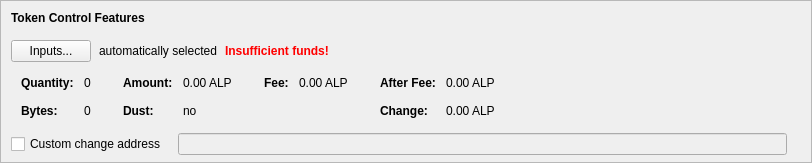
      <widget class="QFrame" name="frameTokenControl">
       <property name="sizePolicy">
        <sizepolicy hsizetype="Expanding" vsizetype="Fixed">
         <horstretch>0</horstretch>
         <verstretch>0</verstretch>
        </sizepolicy>
       </property>
       <property name="maximumSize">
        <size>
         <width>16777215</width>
         <height>16777215</height>
        </size>
       </property>
       <property name="frameShape">
        <enum>QFrame::StyledPanel</enum>
       </property>
       <property name="frameShadow">
        <enum>QFrame::Sunken</enum>
       </property>
       <layout class="QVBoxLayout" name="verticalLayoutTokenControl2">
        <property name="spacing">
         <number>0</number>
        </property>
        <property name="leftMargin">
         <number>0</number>
        </property>
        <property name="topMargin">
         <number>0</number>
        </property>
        <property name="rightMargin">
         <number>0</number>
        </property>
        <property name="bottomMargin">
         <number>6</number>
        </property>
        <item>
         <layout class="QVBoxLayout" name="verticalLayoutTokenControl" stretch="0,0,0,0,1">
          <property name="spacing">
           <number>0</number>
          </property>
          <property name="leftMargin">
           <number>10</number>
          </property>
          <property name="topMargin">
           <number>10</number>
          </property>
          <item>
           <layout class="QHBoxLayout" name="horizontalLayoutTokenControl1">
            <property name="bottomMargin">
             <number>15</number>
            </property>
            <item>
             <widget class="QLabel" name="labelTokenControlFeatures">
              <property name="sizePolicy">
               <sizepolicy hsizetype="Preferred" vsizetype="Maximum">
                <horstretch>0</horstretch>
                <verstretch>0</verstretch>
               </sizepolicy>
              </property>
              <property name="font">
               <font>
                <weight>75</weight>
                <bold>true</bold>
               </font>
              </property>
              <property name="styleSheet">
               <string notr="true">font-weight:bold;</string>
              </property>
              <property name="text">
               <string>Token Control Features</string>
              </property>
             </widget>
            </item>
           </layout>
          </item>
          <item>
           <layout class="QHBoxLayout" name="horizontalLayoutTokenControl2" stretch="0,0,0,0">
            <property name="spacing">
             <number>8</number>
            </property>
            <property name="bottomMargin">
             <number>10</number>
            </property>
            <item>
             <widget class="QPushButton" name="pushButtonTokenControl">
              <property name="styleSheet">
               <string notr="true"/>
              </property>
              <property name="text">
               <string>Inputs...</string>
              </property>
              <property name="autoDefault">
               <bool>false</bool>
              </property>
             </widget>
            </item>
            <item>
             <widget class="QLabel" name="labelTokenControlAutomaticallySelected">
              <property name="text">
               <string>automatically selected</string>
              </property>
              <property name="margin">
               <number>5</number>
              </property>
             </widget>
            </item>
            <item>
             <widget class="QLabel" name="labelTokenControlInsuffFunds">
              <property name="font">
               <font>
                <weight>75</weight>
                <bold>true</bold>
               </font>
              </property>
              <property name="styleSheet">
               <string notr="true">color:red;font-weight:bold;</string>
              </property>
              <property name="text">
               <string>Insufficient funds!</string>
              </property>
              <property name="margin">
               <number>5</number>
              </property>
             </widget>
            </item>
            <item>
             <spacer name="horizontalSpacerTokenControl">
              <property name="orientation">
               <enum>Qt::Horizontal</enum>
              </property>
              <property name="sizeHint" stdset="0">
               <size>
                <width>40</width>
                <height>1</height>
               </size>
              </property>
             </spacer>
            </item>
           </layout>
          </item>
          <item>
           <widget class="QWidget" name="widgetTokenControl" native="true">
            <property name="sizePolicy">
             <sizepolicy hsizetype="Preferred" vsizetype="Preferred">
              <horstretch>0</horstretch>
              <verstretch>0</verstretch>
             </sizepolicy>
            </property>
            <property name="minimumSize">
             <size>
              <width>0</width>
              <height>0</height>
             </size>
            </property>
            <property name="styleSheet">
             <string notr="true"/>
            </property>
            <layout class="QHBoxLayout" name="horizontalLayoutTokenControl5">
             <property name="leftMargin">
              <number>0</number>
             </property>
             <property name="topMargin">
              <number>0</number>
             </property>
             <property name="rightMargin">
              <number>0</number>
             </property>
             <property name="bottomMargin">
              <number>0</number>
             </property>
             <item>
              <layout class="QHBoxLayout" name="horizontalLayoutTokenControl3" stretch="0,0,0,1">
               <property name="spacing">
                <number>20</number>
               </property>
               <property name="topMargin">
                <number>0</number>
               </property>
               <property name="bottomMargin">
                <number>10</number>
               </property>
               <item>
                <layout class="QFormLayout" name="formLayoutTokenControl1">
                 <property name="horizontalSpacing">
                  <number>10</number>
                 </property>
                 <property name="verticalSpacing">
                  <number>14</number>
                 </property>
                 <property name="leftMargin">
                  <number>10</number>
                 </property>
                 <property name="topMargin">
                  <number>4</number>
                 </property>
                 <property name="rightMargin">
                  <number>6</number>
                 </property>
                 <item row="0" column="0">
                  <widget class="QLabel" name="labelTokenControlQuantityText">
                   <property name="font">
                    <font>
                     <weight>75</weight>
                     <bold>true</bold>
                    </font>
                   </property>
                   <property name="text">
                    <string>Quantity:</string>
                   </property>
                   <property name="margin">
                    <number>0</number>
                   </property>
                  </widget>
                 </item>
                 <item row="0" column="1">
                  <widget class="QLabel" name="labelTokenControlQuantity">
                   <property name="cursor">
                    <cursorShape>IBeamCursor</cursorShape>
                   </property>
                   <property name="contextMenuPolicy">
                    <enum>Qt::ActionsContextMenu</enum>
                   </property>
                   <property name="text">
                    <string notr="true">0</string>
                   </property>
                   <property name="margin">
                    <number>0</number>
                   </property>
                   <property name="textInteractionFlags">
                    <set>Qt::LinksAccessibleByMouse|Qt::TextSelectableByKeyboard|Qt::TextSelectableByMouse</set>
                   </property>
                  </widget>
                 </item>
                 <item row="1" column="0">
                  <widget class="QLabel" name="labelTokenControlBytesText">
                   <property name="font">
                    <font>
                     <weight>75</weight>
                     <bold>true</bold>
                    </font>
                   </property>
                   <property name="text">
                    <string>Bytes:</string>
                   </property>
                  </widget>
                 </item>
                 <item row="1" column="1">
                  <widget class="QLabel" name="labelTokenControlBytes">
                   <property name="cursor">
                    <cursorShape>IBeamCursor</cursorShape>
                   </property>
                   <property name="contextMenuPolicy">
                    <enum>Qt::ActionsContextMenu</enum>
                   </property>
                   <property name="text">
                    <string notr="true">0</string>
                   </property>
                   <property name="textInteractionFlags">
                    <set>Qt::LinksAccessibleByMouse|Qt::TextSelectableByKeyboard|Qt::TextSelectableByMouse</set>
                   </property>
                  </widget>
                 </item>
                </layout>
               </item>
               <item>
                <layout class="QFormLayout" name="formLayoutTokenControl2">
                 <property name="horizontalSpacing">
                  <number>10</number>
                 </property>
                 <property name="verticalSpacing">
                  <number>14</number>
                 </property>
                 <property name="leftMargin">
                  <number>6</number>
                 </property>
                 <property name="topMargin">
                  <number>4</number>
                 </property>
                 <property name="rightMargin">
                  <number>6</number>
                 </property>
                 <item row="0" column="0">
                  <widget class="QLabel" name="labelTokenControlAmountText">
                   <property name="font">
                    <font>
                     <weight>75</weight>
                     <bold>true</bold>
                    </font>
                   </property>
                   <property name="text">
                    <string>Amount:</string>
                   </property>
                   <property name="margin">
                    <number>0</number>
                   </property>
                  </widget>
                 </item>
                 <item row="0" column="1">
                  <widget class="QLabel" name="labelTokenControlAmount">
                   <property name="cursor">
                    <cursorShape>IBeamCursor</cursorShape>
                   </property>
                   <property name="contextMenuPolicy">
                    <enum>Qt::ActionsContextMenu</enum>
                   </property>
                   <property name="text">
                    <string notr="true">0.00 ALP</string>
                   </property>
                   <property name="textInteractionFlags">
                    <set>Qt::LinksAccessibleByMouse|Qt::TextSelectableByKeyboard|Qt::TextSelectableByMouse</set>
                   </property>
                  </widget>
                 </item>
                 <item row="1" column="0">
                  <widget class="QLabel" name="labelTokenControlLowOutputText">
                   <property name="font">
                    <font>
                     <weight>75</weight>
                     <bold>true</bold>
                    </font>
                   </property>
                   <property name="text">
                    <string>Dust:</string>
                   </property>
                  </widget>
                 </item>
                 <item row="1" column="1">
                  <widget class="QLabel" name="labelTokenControlLowOutput">
                   <property name="cursor">
                    <cursorShape>IBeamCursor</cursorShape>
                   </property>
                   <property name="contextMenuPolicy">
                    <enum>Qt::ActionsContextMenu</enum>
                   </property>
                   <property name="text">
                    <string notr="true">no</string>
                   </property>
                   <property name="textInteractionFlags">
                    <set>Qt::LinksAccessibleByMouse|Qt::TextSelectableByKeyboard|Qt::TextSelectableByMouse</set>
                   </property>
                  </widget>
                 </item>
                </layout>
               </item>
               <item>
                <layout class="QFormLayout" name="formLayoutTokenControl3">
                 <property name="horizontalSpacing">
                  <number>10</number>
                 </property>
                 <property name="verticalSpacing">
                  <number>14</number>
                 </property>
                 <property name="leftMargin">
                  <number>6</number>
                 </property>
                 <property name="topMargin">
                  <number>4</number>
                 </property>
                 <property name="rightMargin">
                  <number>6</number>
                 </property>
                 <item row="0" column="0">
                  <widget class="QLabel" name="labelTokenControlFeeText">
                   <property name="font">
                    <font>
                     <weight>75</weight>
                     <bold>true</bold>
                    </font>
                   </property>
                   <property name="text">
                    <string>Fee:</string>
                   </property>
                   <property name="margin">
                    <number>0</number>
                   </property>
                  </widget>
                 </item>
                 <item row="0" column="1">
                  <widget class="QLabel" name="labelTokenControlFee">
                   <property name="cursor">
                    <cursorShape>IBeamCursor</cursorShape>
                   </property>
                   <property name="contextMenuPolicy">
                    <enum>Qt::ActionsContextMenu</enum>
                   </property>
                   <property name="text">
                    <string notr="true">0.00 ALP</string>
                   </property>
                   <property name="textInteractionFlags">
                    <set>Qt::LinksAccessibleByMouse|Qt::TextSelectableByKeyboard|Qt::TextSelectableByMouse</set>
                   </property>
                  </widget>
                 </item>
                </layout>
               </item>
               <item>
                <layout class="QFormLayout" name="formLayoutTokenControl4">
                 <property name="horizontalSpacing">
                  <number>10</number>
                 </property>
                 <property name="verticalSpacing">
                  <number>14</number>
                 </property>
                 <property name="leftMargin">
                  <number>6</number>
                 </property>
                 <property name="topMargin">
                  <number>4</number>
                 </property>
                 <property name="rightMargin">
                  <number>6</number>
                 </property>
                 <item row="0" column="0">
                  <widget class="QLabel" name="labelTokenControlAfterFeeText">
                   <property name="font">
                    <font>
                     <weight>75</weight>
                     <bold>true</bold>
                    </font>
                   </property>
                   <property name="text">
                    <string>After Fee:</string>
                   </property>
                   <property name="margin">
                    <number>0</number>
                   </property>
                  </widget>
                 </item>
                 <item row="0" column="1">
                  <widget class="QLabel" name="labelTokenControlAfterFee">
                   <property name="cursor">
                    <cursorShape>IBeamCursor</cursorShape>
                   </property>
                   <property name="contextMenuPolicy">
                    <enum>Qt::ActionsContextMenu</enum>
                   </property>
                   <property name="text">
                    <string notr="true">0.00 ALP</string>
                   </property>
                   <property name="textInteractionFlags">
                    <set>Qt::LinksAccessibleByMouse|Qt::TextSelectableByKeyboard|Qt::TextSelectableByMouse</set>
                   </property>
                  </widget>
                 </item>
                 <item row="1" column="0">
                  <widget class="QLabel" name="labelTokenControlChangeText">
                   <property name="font">
                    <font>
                     <weight>75</weight>
                     <bold>true</bold>
                    </font>
                   </property>
                   <property name="text">
                    <string>Change:</string>
                   </property>
                  </widget>
                 </item>
                 <item row="1" column="1">
                  <widget class="QLabel" name="labelTokenControlChange">
                   <property name="cursor">
                    <cursorShape>IBeamCursor</cursorShape>
                   </property>
                   <property name="contextMenuPolicy">
                    <enum>Qt::ActionsContextMenu</enum>
                   </property>
                   <property name="text">
                    <string notr="true">0.00 ALP</string>
                   </property>
                   <property name="textInteractionFlags">
                    <set>Qt::LinksAccessibleByMouse|Qt::TextSelectableByKeyboard|Qt::TextSelectableByMouse</set>
                   </property>
                  </widget>
                 </item>
                </layout>
               </item>
              </layout>
             </item>
            </layout>
           </widget>
          </item>
          <item>
           <layout class="QHBoxLayout" name="horizontalLayoutTokenControl4" stretch="0,0,0">
            <property name="spacing">
             <number>12</number>
            </property>
            <property name="sizeConstraint">
             <enum>QLayout::SetDefaultConstraint</enum>
            </property>
            <property name="topMargin">
             <number>5</number>
            </property>
            <property name="rightMargin">
             <number>5</number>
            </property>
            <item>
             <widget class="QCheckBox" name="checkBoxTokenControlChange">
              <property name="toolTip">
               <string>If this is activated, but the change address is empty or invalid, change will be sent to a newly generated address.</string>
              </property>
              <property name="text">
               <string>Custom change address</string>
              </property>
             </widget>
            </item>
            <item>
             <widget class="QValidatedLineEdit" name="lineEditTokenControlChange">
              <property name="enabled">
               <bool>false</bool>
              </property>
              <property name="sizePolicy">
               <sizepolicy hsizetype="Expanding" vsizetype="Fixed">
                <horstretch>0</horstretch>
                <verstretch>0</verstretch>
               </sizepolicy>
              </property>
             </widget>
            </item>
            <item>
             <widget class="QLabel" name="labelTokenControlChangeLabel">
              <property name="sizePolicy">
               <sizepolicy hsizetype="Preferred" vsizetype="Expanding">
                <horstretch>0</horstretch>
                <verstretch>0</verstretch>
               </sizepolicy>
              </property>
              <property name="minimumSize">
               <size>
                <width>0</width>
                <height>0</height>
               </size>
              </property>
              <property name="text">
               <string/>
              </property>
              <property name="margin">
               <number>3</number>
              </property>
             </widget>
            </item>
           </layout>
          </item>
          <item>
           <spacer name="verticalSpacerTokenControl">
            <property name="orientation">
             <enum>Qt::Vertical</enum>
            </property>
            <property name="sizeHint" stdset="0">
             <size>
              <width>800</width>
              <height>1</height>
             </size>
            </property>
           </spacer>
          </item>
         </layout>
        </item>
       </layout>
      </widget>
